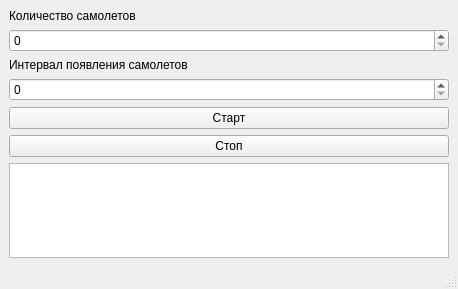
<?xml version="1.0" encoding="UTF-8"?>
<ui version="4.0">
 <class>MainWindow</class>
 <widget class="QMainWindow" name="MainWindow">
  <property name="geometry">
   <rect>
    <x>0</x>
    <y>0</y>
    <width>458</width>
    <height>289</height>
   </rect>
  </property>
  <property name="windowTitle">
   <string>MainWindow</string>
  </property>
  <widget class="QWidget" name="centralwidget">
   <layout class="QVBoxLayout" name="verticalLayout">
    <item>
     <widget class="QLabel" name="label">
      <property name="text">
       <string>Количество самолетов</string>
      </property>
     </widget>
    </item>
    <item>
     <widget class="QSpinBox" name="countPlane"/>
    </item>
    <item>
     <widget class="QLabel" name="label_2">
      <property name="text">
       <string>Интервал появления самолетов</string>
      </property>
     </widget>
    </item>
    <item>
     <widget class="QSpinBox" name="interval"/>
    </item>
    <item>
     <widget class="QPushButton" name="start">
      <property name="text">
       <string>Старт</string>
      </property>
     </widget>
    </item>
    <item>
     <widget class="QPushButton" name="stop">
      <property name="text">
       <string>Стоп</string>
      </property>
     </widget>
    </item>
    <item>
     <layout class="QHBoxLayout" name="horizontalLayout">
      <item>
       <widget class="QPlainTextEdit" name="turn"/>
      </item>
     </layout>
    </item>
   </layout>
  </widget>
  <widget class="QMenuBar" name="menubar">
   <property name="geometry">
    <rect>
     <x>0</x>
     <y>0</y>
     <width>458</width>
     <height>21</height>
    </rect>
   </property>
  </widget>
  <widget class="QStatusBar" name="statusbar"/>
 </widget>
 <resources/>
 <connections/>
</ui>
